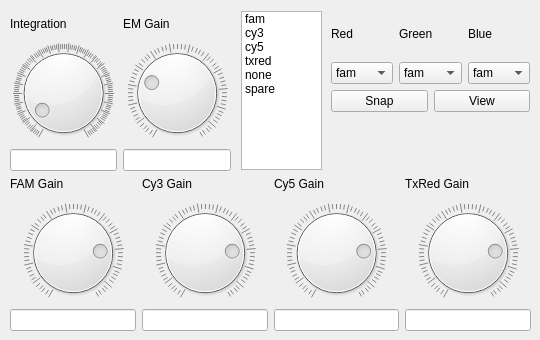
       <widget class="QWidget" name="tab_4">
        <attribute name="title">
         <string>Still Image</string>
        </attribute>
        <widget class="QWidget" name="layoutWidget_4">
         <property name="geometry">
          <rect>
           <x>10</x>
           <y>10</y>
           <width>221</width>
           <height>161</height>
          </rect>
         </property>
         <layout class="QGridLayout" name="gridLayout_22">
          <item row="0" column="0">
           <widget class="QLabel" name="label_57">
            <property name="text">
             <string>Integration</string>
            </property>
           </widget>
          </item>
          <item row="0" column="1">
           <widget class="QLabel" name="label_58">
            <property name="text">
             <string>EM Gain</string>
            </property>
           </widget>
          </item>
          <item row="1" column="0">
           <widget class="QDial" name="stillExposureDial_3">
            <property name="maximum">
             <number>500</number>
            </property>
            <property name="value">
             <number>35</number>
            </property>
            <property name="wrapping">
             <bool>false</bool>
            </property>
            <property name="notchesVisible">
             <bool>true</bool>
            </property>
           </widget>
          </item>
          <item row="1" column="1">
           <widget class="QDial" name="stillGainDial_3">
            <property name="maximum">
             <number>255</number>
            </property>
            <property name="value">
             <number>70</number>
            </property>
            <property name="wrapping">
             <bool>false</bool>
            </property>
            <property name="notchesVisible">
             <bool>true</bool>
            </property>
           </widget>
          </item>
          <item row="2" column="0">
           <widget class="QLineEdit" name="stillExposureLE_3"/>
          </item>
          <item row="2" column="1">
           <widget class="QLineEdit" name="stillGainLE_3"/>
          </item>
         </layout>
        </widget>
        <widget class="QWidget" name="layoutWidget_5">
         <property name="geometry">
          <rect>
           <x>10</x>
           <y>170</y>
           <width>521</width>
           <height>161</height>
          </rect>
         </property>
         <layout class="QGridLayout" name="gridLayout_23">
          <item row="0" column="0">
           <widget class="QLabel" name="label_59">
            <property name="text">
             <string>FAM Gain</string>
            </property>
           </widget>
          </item>
          <item row="0" column="1">
           <widget class="QLabel" name="label_60">
            <property name="text">
             <string>Cy3 Gain</string>
            </property>
           </widget>
          </item>
          <item row="0" column="2">
           <widget class="QLabel" name="label_61">
            <property name="text">
             <string>Cy5 Gain</string>
            </property>
           </widget>
          </item>
          <item row="0" column="3">
           <widget class="QLabel" name="label_62">
            <property name="text">
             <string>TxRed Gain</string>
            </property>
           </widget>
          </item>
          <item row="1" column="0">
           <widget class="QDial" name="famGainDial_6">
            <property name="maximum">
             <number>254</number>
            </property>
            <property name="value">
             <number>200</number>
            </property>
            <property name="wrapping">
             <bool>false</bool>
            </property>
            <property name="notchesVisible">
             <bool>true</bool>
            </property>
           </widget>
          </item>
          <item row="1" column="1">
           <widget class="QDial" name="cy3GainDial_6">
            <property name="maximum">
             <number>254</number>
            </property>
            <property name="value">
             <number>200</number>
            </property>
            <property name="wrapping">
             <bool>false</bool>
            </property>
            <property name="notchesVisible">
             <bool>true</bool>
            </property>
           </widget>
          </item>
          <item row="1" column="2">
           <widget class="QDial" name="cy5GainDial_6">
            <property name="maximum">
             <number>254</number>
            </property>
            <property name="value">
             <number>200</number>
            </property>
            <property name="wrapping">
             <bool>false</bool>
            </property>
            <property name="notchesVisible">
             <bool>true</bool>
            </property>
           </widget>
          </item>
          <item row="1" column="3">
           <widget class="QDial" name="txredGainDial_6">
            <property name="maximum">
             <number>254</number>
            </property>
            <property name="value">
             <number>200</number>
            </property>
            <property name="wrapping">
             <bool>false</bool>
            </property>
            <property name="notchesVisible">
             <bool>true</bool>
            </property>
           </widget>
          </item>
          <item row="2" column="0">
           <widget class="QLineEdit" name="famGainLE_6"/>
          </item>
          <item row="2" column="1">
           <widget class="QLineEdit" name="cy3GainLE_6"/>
          </item>
          <item row="2" column="2">
           <widget class="QLineEdit" name="cy5GainLE_6"/>
          </item>
          <item row="2" column="3">
           <widget class="QLineEdit" name="txredGainLE_6"/>
          </item>
         </layout>
        </widget>
        <widget class="QListWidget" name="utilsSnapFilterList_3">
         <property name="geometry">
          <rect>
           <x>241</x>
           <y>11</y>
           <width>81</width>
           <height>159</height>
          </rect>
         </property>
         <item>
          <property name="text">
           <string>fam</string>
          </property>
         </item>
         <item>
          <property name="text">
           <string>cy3</string>
          </property>
         </item>
         <item>
          <property name="text">
           <string>cy5</string>
          </property>
         </item>
         <item>
          <property name="text">
           <string>txred</string>
          </property>
         </item>
         <item>
          <property name="text">
           <string>none</string>
          </property>
         </item>
         <item>
          <property name="text">
           <string>spare</string>
          </property>
         </item>
        </widget>
        <widget class="QWidget" name="layoutWidget_6">
         <property name="geometry">
          <rect>
           <x>331</x>
           <y>11</y>
           <width>199</width>
           <height>101</height>
          </rect>
         </property>
         <layout class="QVBoxLayout" name="verticalLayout_5">
          <item>
           <layout class="QGridLayout" name="gridLayout_32">
            <item row="0" column="0">
             <widget class="QLabel" name="Redlabel_3">
              <property name="text">
               <string>Red</string>
              </property>
             </widget>
            </item>
            <item row="0" column="1">
             <widget class="QLabel" name="Greenlabel_3">
              <property name="text">
               <string>Green</string>
              </property>
             </widget>
            </item>
            <item row="0" column="2">
             <widget class="QLabel" name="Bluelabel_3">
              <property name="text">
               <string>Blue</string>
              </property>
             </widget>
            </item>
            <item row="1" column="0">
             <widget class="QComboBox" name="utilsColorRed_3">
              <item>
               <property name="text">
                <string>fam</string>
               </property>
              </item>
              <item>
               <property name="text">
                <string>cy5</string>
               </property>
              </item>
              <item>
               <property name="text">
                <string>cy3</string>
               </property>
              </item>
              <item>
               <property name="text">
                <string>txr</string>
               </property>
              </item>
              <item>
               <property name="text">
                <string>none</string>
               </property>
              </item>
             </widget>
            </item>
            <item row="1" column="1">
             <widget class="QComboBox" name="utilsColorGreen_3">
              <item>
               <property name="text">
                <string>fam</string>
               </property>
              </item>
              <item>
               <property name="text">
                <string>cy5</string>
               </property>
              </item>
              <item>
               <property name="text">
                <string>cy3</string>
               </property>
              </item>
              <item>
               <property name="text">
                <string>txr</string>
               </property>
              </item>
              <item>
               <property name="text">
                <string>none</string>
               </property>
              </item>
             </widget>
            </item>
            <item row="1" column="2">
             <widget class="QComboBox" name="utilsColorBlue_3">
              <item>
               <property name="text">
                <string>fam</string>
               </property>
              </item>
              <item>
               <property name="text">
                <string>cy5</string>
               </property>
              </item>
              <item>
               <property name="text">
                <string>cy3</string>
               </property>
              </item>
              <item>
               <property name="text">
                <string>txr</string>
               </property>
              </item>
              <item>
               <property name="text">
                <string>none</string>
               </property>
              </item>
             </widget>
            </item>
           </layout>
          </item>
          <item>
           <layout class="QGridLayout" name="gridLayout_33">
            <item row="0" column="1">
             <widget class="QPushButton" name="utilsColorViewButton_3">
              <property name="text">
               <string>View</string>
              </property>
             </widget>
            </item>
            <item row="0" column="0">
             <widget class="QPushButton" name="utilsColorSnapButton_3">
              <property name="text">
               <string>Snap</string>
              </property>
             </widget>
            </item>
           </layout>
          </item>
         </layout>
        </widget>
       </widget>
